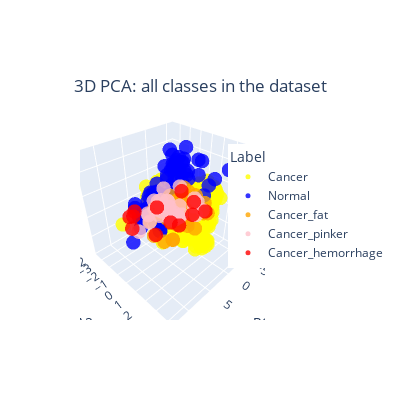

The notebook cell this image was saved under:
### Code cell
bigPlot = False
if bigPlot:
    figSize = (800,800)
else:
    figSize = (400,400)
# 3D PCA: plot pf cancer vs normal for sample 1 and 3
# get the sample ID which contain Sample1 and Sample3
data_1_3_df = data_pca_df[data_pca_df['SampleID'].str.contains('Sample1|Sample3')]
# print size of data_1_3_df
print('Size of data_1_3_df: ',data_1_3_df.shape)
fig = px.scatter_3d(data_pca_df, x='PCA1', y='PCA2', z='PCA3',title='3D PCA: all classes in the dataset', color='Label', opacity=0.8, color_discrete_sequence=['yellow','blue','orange','pink','red'])
fig.update_traces(marker=dict(size=5))

fig.update_layout(width=figSize[0], height=figSize[1],title_x=0.5, title_y=0.8,legend=dict(x=0.8, y=0.8))
fig.show()
